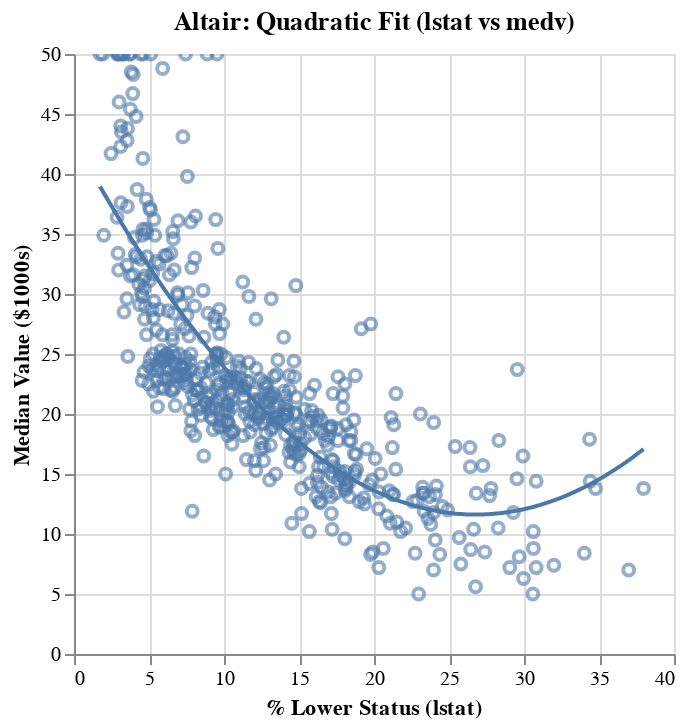

Write notebook code for a chart like this one.
### Code cell
base2 = alt.Chart(boston).mark_point(opacity=0.6).encode(
    x=alt.X('lstat', title='% Lower Status (lstat)'),
    y=alt.Y('medv', title='Median Value ($1000s)'),
    tooltip=['lstat', 'medv']
)

quad = base2.transform_regression(
    'lstat', 'medv', method='poly', order=2
).mark_line()

(base2 + quad).properties(title='Altair: Quadratic Fit (lstat vs medv)').interactive()

### Figure 1 — Vega-Lite specification as saved in the notebook (floating-point values rounded to 4 significant figures; data arrays with more than 128 entries replaced by an {"elided": "..."} marker saying what was removed)
{"config": {"view": {"continuousWidth": 300, "continuousHeight": 300}}, "layer": [{"mark": {"type": "point", "opacity": 0.6}, "encoding": {"tooltip": [{"field": "lstat", "type": "quantitative"}, {"field": "medv", "type": "quantitative"}], "x": {"field": "lstat", "title": "% Lower Status (lstat)", "type": "quantitative"}, "y": {"field": "medv", "title": "Median Value ($1000s)", "type": "quantitative"}}, "name": "view_2"}, {"mark": {"type": "line"}, "encoding": {"tooltip": [{"field": "lstat", "type": "quantitative"}, {"field": "medv", "type": "quantitative"}], "x": {"field": "lstat", "title": "% Lower Status (lstat)", "type": "quantitative"}, "y": {"field": "medv", "title": "Median Value ($1000s)", "type": "quantitative"}}, "transform": [{"on": "lstat", "regression": "medv", "method": "poly", "order": 2}]}], "data": {"name": "data-e07cc682e6229e980cc34d988cc49229"}, "params": [{"name": "param_2", "select": {"type": "interval", "encodings": ["x", "y"]}, "bind": "scales", "views": ["view_2"]}], "title": "Altair: Quadratic Fit (lstat vs medv)", "$schema": "https://vega.github.io/schema/vega-lite/v5.20.1.json", "datasets": {"data-e07cc682e6229e980cc34d988cc49229": {"elided": "506 records"}}}
